Frame 1 (no input): blank canvas, image omitted
Frame 60 (the mouse pressed at the canvas centre just before this capture): blank canvas, image omitted
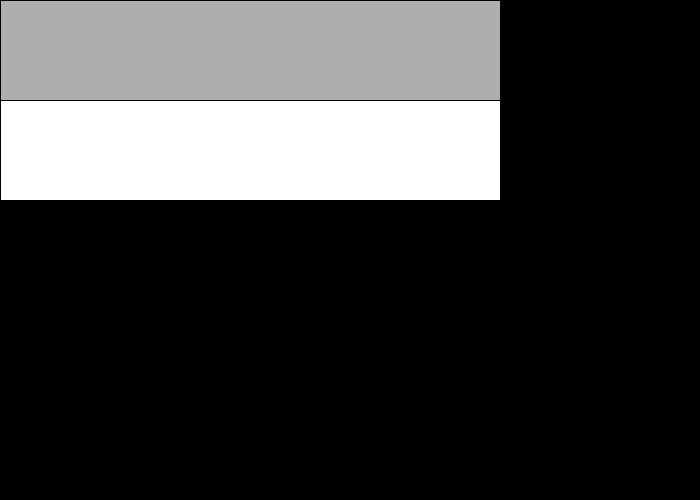
Frame 120 (the mouse held since frame 60 and released just before this capture)

The Processing sketch whose frames 1 and 60 were blank and that drew this single picture after the mouse press (run headless with seeded random() and noise(); from frame 60 on, the mouse is pressed at the canvas centre):

// Processing sketch: Transition
// ── Transition.pde
int x;
int x2;
int x3;
int x4;
int x5;

void setup() {
  size(700, 500);
  background(0);
}

void draw() {
  fill(174);
  rect(0, 0, x, 100); // GOING RIGHT
  rect(500, 200, x2, 100); // GOING LEFT
  fill(255, 175);
  rect(0, 100, x3, 100); // GOING RIGHT
  rect(500, 300, x4, 100); // GOING LEFT
  rect(500, 400, x5, 100); // GOING LEFT



  if ( mousePressed ) {
    x = x + 25  ;
    if ( x > 500 ) {
      x = 500;
    }
    x3 = x3 + 30;
    if ( x3 > 500 ) {
      x3 = 500;
    }

    println("Ye");
  }
}
